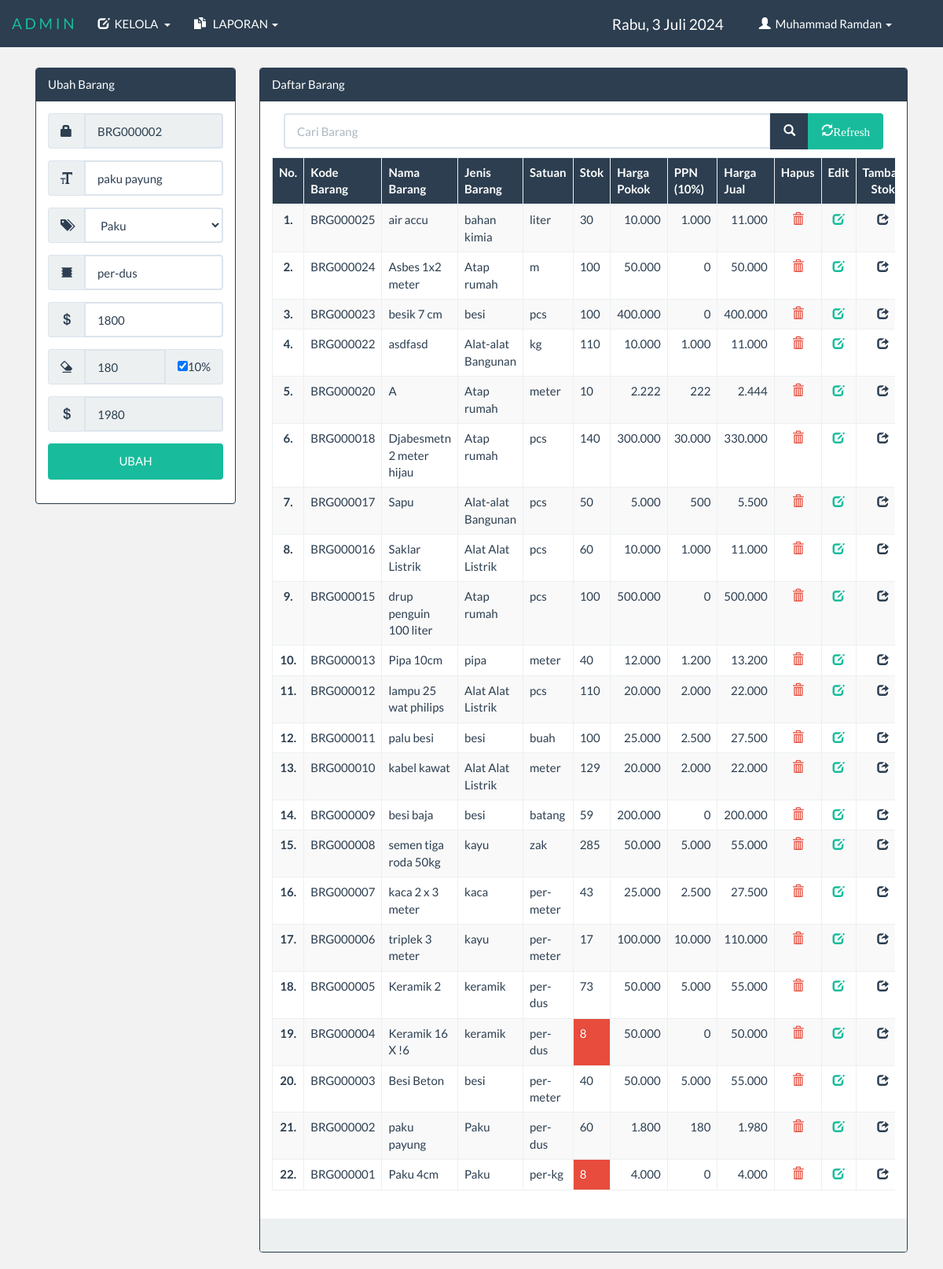
The page /admin/index.php?menu=daftarbarang&edit&id=BRG000002 (signed in) on the database its author committed.
### tables this page shows
CREATE TABLE IF NOT EXISTS `tbl_barang` (
  `kd_barang` varchar(9) NOT NULL,
  `nama_barang` varchar(50) NOT NULL,
  `id_jenis` int(11) NOT NULL,
  `satuan` varchar(25) NOT NULL,
  `stok` int(11) NOT NULL,
  `harga_pokok` int(11) NOT NULL,
  `ppn` int(11) NOT NULL,
  `harga_jual` int(11) NOT NULL,
  PRIMARY KEY (`kd_barang`)
);

CREATE TABLE IF NOT EXISTS `tbl_jenis` (
  `id_jenis` int(11) NOT NULL AUTO_INCREMENT,
  `jenis` varchar(25) NOT NULL,
  PRIMARY KEY (`id_jenis`)
);

### library/fungsi.php (called while the page is built, shortened)
<?php
	class oop{
		function tampil($table,$cari,$urut){
			$sql="SELECT * FROM $table $cari $urut";
			$tampil=mysql_query($sql);
			while($data=mysql_fetch_array($tampil))
				$isi[]=$data;
			return @$isi;
		}
		function edit($table,$where){
			$sql = "SELECT * FROM $table WHERE $where";
			$jalan = mysql_fetch_array(mysql_query($sql));
			return $jalan;
		}
	}
?>

### admin/daftar_barang.php (the view, shortened to what this page needs)
<?php
	@$i = mysql_query("SELECT * FROM tbl_barang ORDER BY kd_barang DESC");
	@$j = mysql_fetch_array($i);
	if (@$j == "") {
		@$kd = "BRG000001";
	}else{
		@$kode = substr($j['kd_barang'], 3,6)+1;
		if ($kode < 10) { @$kd = "BRG00000".$kode;}
		elseif ($kode < 100 ) {@$kd = "BRG0000".$kode;}
		elseif ($kode < 1000 ) {@$kd = "BRG000".$kode;}
		elseif ($kode < 10000 ) {@$kd = "BRG00".$kode;}
		elseif ($kode < 100000 ) {@$kd = "BRG0".$kode;}
		else{@$kd = "BRG".$kode;}
	}
	@$table = "tbl_barang";
	@$where = "kd_barang = '$_GET[id]'";
	if (isset($_GET['edit'])) {
		$edit = $aksi->edit($table,$where);
	}
	if (isset($_POST['bcari'])) {
		@$text = $_POST['tcari'];
		@$cari = "WHERE nama_barang LIKE '%$text%'";
	}else{
		@$cari = "";
	}
?>
<!DOCTYPE html>
<html>
<head>
</head>
<body>
<br><br>
<br><br>
	<div class="container-fluid" id="mrg">
		<div class="row">
			<div class="col-md-3">
				<div class="panel panel-primary">
					<?php if(!isset($_GET['edit'])){ ?>
						<div class="panel-heading">Tambah Barang
					<?php }else { ?>
						<div class="panel-heading">Ubah Barang
					<?php } ?>
						</div>
					<div class="panel-body">
						<form method="post">
							<div class="form-group">
								<div class="input-group">
									<span class="input-group-addon"><div class="glyphicon glyphicon-lock"></div></span>
									<input type="text" name="tkode" value="<?php if(@$_GET['id']==""){echo @$kd;}else{echo @$edit['kd_barang'];} ?>" placeholder="Masukan Kode" class="form-control" required readonly>
								</div>
							</div>
							<div class="form-group">
								<div class="input-group">
									<span class="input-group-addon"><div class="glyphicon glyphicon-text-size"></div></span>
									<input type="text" name="tnama" value="<?php echo @$edit['nama_barang']; ?>" placeholder="Nama Barang" class="form-control" maxlength="50" required autocomplete="off" tabindex="0" autofocus>
								</div>
							</div>
							<div class="form-group">
								<div class="input-group">
									<span class="input-group-addon"><div class="glyphicon glyphicon-tags"></div></span>
									<select name="cjenis" class="form-control" required tabindex="0">
										<?php
											@$qw = mysql_query("SELECT * FROM tbl_jenis ORDER BY jenis ASC");
											while (@$a=mysql_fetch_array($qw)) {
										?>
											<option class="form-control" value="<?php echo @$a['0']; ?>" <?php if(@$edit['2']==@$a['0']){echo "selected";} ?>><?php echo @$a['1']; ?></option>
											<?php } ?>
									</select>
								</div>
							</div>
							<div class="form-group">
								<div class="input-group">
									<span class="input-group-addon"><div class="glyphicon glyphicon-oil"></div></span>
									<input type="text" name="tsatuan" value="<?php echo @$edit['satuan']; ?>" placeholder="Satuan Barang" class="form-control" required maxlength="25" autocomplete="off" tabindex="0">
								</div>
							</div>
							<div class="form-group">
								<div class="input-group">
									<span class="input-group-addon"><div class="glyphicon glyphicon-usd"></div></span>
									<input type="text" name="thargapokok" id="thargapokok" value="<?php echo @$edit['harga_pokok']; ?>" placeholder="Harga Pokok / Satuan" class="form-control" maxlength="11" required autocomplete="off" tabindex="0" onkeypress="return event.charCode >= 48 && event.charCode <= 57">
								</div>
							</div>
							 <td>
                                <div class="form-group">
                                	<div class="input-group">
	                                    <div class="input-group-addon"><div class="glyphicon glyphicon-erase"></div></div>
	                                    <input type="text" name="tppn" id="tppn" value="<?php echo @$edit['ppn']; ?>" class="form-control" placeholder="PPN (10%)"  required maxlength="11" readonly autocomplete="off" tabindex="1">
	                                	 <div class="input-group-addon">
	                                        <input type="checkbox" name="cekppn" id="cekppn" value="y" checked="checked" tabindex="0">10%
	                                    </div>
	                                </div>
                                </div>
                            </td>
                            <div class="form-group">
								<div class="input-group">
									<span class="input-group-addon"><div class="glyphicon glyphicon-usd"></div></span>
									<input type="text" name="thargajual" id="thargajual" value="<?php echo @$edit['harga_jual']; ?>" placeholder="Harga Jual / Satuan" class="form-control" maxlength="25"length="11" required readonly tabindex="1" onkeypress="return event.charCode >= 48 && event.charCode <= 57">
								</div>
							</div>
							<div class="form-group">
								<?php if (@$_GET['id']=="") { ?>
									<button type="submit" name="bsimpan" class="btn btn-primary btn-block" tabindex="0">SIMPAN</button>
								<?php }else{ ?>
									<button type="submit" name="bubah" class="btn btn-success btn-block" tabindex="0">UBAH</button>
								<?php } ?>
							</div>
						</form>
					</div>
				</div>
			</div>
			<div class="col-md-9">
				<div class="panel panel-primary">
					<div class="panel-heading">Daftar Barang</div>
					<div class="panel-body">
						<form method="post">
							<div class="table-responsive">
								<table class="table table-hover table-bordered table-striped">
									<div class="col-md-12" style="margin-bottom:10px;">
										<div class="input-group">
											<input type="text" name="tcari" value="<?php echo @$text; ?>" class="form-control" placeholder="Cari Barang" maxlength="50">
											<span class="input-group-btn">
												<button type="submit"  name="bcari" class="btn btn-primary"><div class="glyphicon glyphicon-search"></div></button>
												<button type="submit" name="refresh" class="btn btn-success"><div class="glyphicon glyphicon-refresh">Refresh</div></button>
											</span>
										</div>
									</div>
									<tr id="pri">
										<th>No.</th>
										<th width="10%">Kode Barang</th>
										<th>Nama Barang</th>
										<th>Jenis Barang</th>
										<th>Satuan</th>
										<th>Stok</th>
										<th width="12%">Harga Pokok</th>
										<th width="7%">PPN (10%)</th>
										<th width="11%">Harga Jual</th>
										<th width="5%">Hapus</th>
										<th width="5%">Edit</th>
										<th width="5%">Tambah<br><center>Stok</center></th>
									</tr>
									<tbody>
										<tr>
											<?php
												$a = $aksi->tampil("qw_barang",$cari," ORDER BY kd_barang DESC");
												@$no = 0;
												if ($a=="") {
													echo "<tr><td colspan='11' align='center'><b>Data Tidak Ada</b></td></tr>";
												}else{
													foreach ($a as $data) {
														$kdbrg = $data[0];
														$no++;
														?>
														<td><center><b><?php echo $no; ?>.</b></center></td>
														<td><?php echo $kdbrg ?></td>
														<td><?php echo $data[1]; ?></td>
														<td><?php echo $data[8]; ?></td>
														<td><?php echo $data[3]; ?></td>
														<td <?php if($data[4] < 10 ){echo "class='danger'" ;}?>> <?php echo $data[4]; ?></td>
														<td align="right"><?php echo number_format($data[5],0,'','.'); ?></td>
														<td align="right"><?php echo number_format($data[6],0,'','.');?></td>
														<td align="right"><?php echo number_format($data[7],0,'','.'); ?></td>
														<td><a href="?menu=daftarbarang&hapus&id=<?php echo $kdbrg;?>" onClick="return confirm('Anda Yakin Akan Menghapus Barang <?php echo $data[1] ?> ini ?')"><center><span class="glyphicon glyphicon-trash" id="red"></span></center></a></td>
														<td><a href="?menu=daftarbarang&edit&id=<?php echo $kdbrg; ?>"><center><span class="glyphicon glyphicon-edit"></span></center></a></td>
														<td><center><a href="?menu=pembelianbarang&kd=<?php echo $kdbrg; ?>"><span class="glyphicon glyphicon-share" id="blue"></span></a></center></td>
													</tr>
										<?php	} } ?>
									</tbody>
								</table>
							</div>
							</form>
					</div>
					<div class="panel-footer">&nbsp;</div>
				</div>
			</div>
		</div>
	</div>
</body>
</html>

### css/style.css (style rules this page uses)
#pri { background-color: #2c3e50; color: white; }
#blue { color: #2c3e50; }
#red { color: #e74c3c; }
#mrg { margin: 0 30px; }

### admin/index.php (style rules this page uses)
body { background-color: rgba(0, 0, 0, 0.05); }

### rows shown on the page
tbl_barang: tkode "BRG000002", tnama "paku payung", cjenis "Paku", tsatuan "per-dus", thargapokok "1800", tppn "180", thargajual "1980"

### other values the page prints
$_SESSION['nama'] "Muhammad Ramdan"
$kdbrg "BRG000025"
$data[1] "air accu"
$data[8] "bahan kimia"
$data[3] "liter"
$data[4] "30"
$data[5] "10.000"
$data[6] "1.000"
$data[7] "11.000"
$kdbrg "BRG000024"
$data[1] "Asbes 1x2 meter"
$data[8] "Atap rumah"
$data[3] "m"
$data[4] "100"
$data[5] "50.000"
